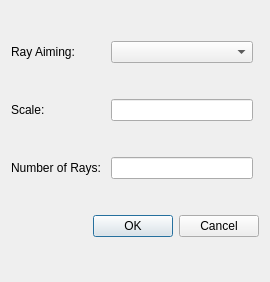
<?xml version="1.0" encoding="UTF-8"?>
<ui version="4.0">
 <class>FieldCurvatureSettingDialog</class>
 <widget class="QDialog" name="FieldCurvatureSettingDialog">
  <property name="geometry">
   <rect>
    <x>0</x>
    <y>0</y>
    <width>270</width>
    <height>282</height>
   </rect>
  </property>
  <property name="windowTitle">
   <string>Dialog</string>
  </property>
  <layout class="QGridLayout" name="gridLayout">
   <item row="1" column="0">
    <widget class="QLabel" name="label">
     <property name="text">
      <string>Scale: </string>
     </property>
    </widget>
   </item>
   <item row="3" column="0" colspan="3">
    <widget class="QDialogButtonBox" name="buttonBox">
     <property name="orientation">
      <enum>Qt::Horizontal</enum>
     </property>
     <property name="standardButtons">
      <set>QDialogButtonBox::Cancel|QDialogButtonBox::Ok</set>
     </property>
    </widget>
   </item>
   <item row="0" column="1">
    <widget class="QComboBox" name="rayAimingCombo"/>
   </item>
   <item row="1" column="1">
    <widget class="QLineEdit" name="scaleEdit"/>
   </item>
   <item row="0" column="0">
    <widget class="QLabel" name="label_2">
     <property name="text">
      <string>Ray Aiming:</string>
     </property>
    </widget>
   </item>
   <item row="2" column="1">
    <widget class="QLineEdit" name="numRaysEdit"/>
   </item>
   <item row="2" column="0">
    <widget class="QLabel" name="label_3">
     <property name="text">
      <string>Number of Rays: </string>
     </property>
    </widget>
   </item>
  </layout>
 </widget>
 <resources/>
 <connections>
  <connection>
   <sender>buttonBox</sender>
   <signal>accepted()</signal>
   <receiver>FieldCurvatureSettingDialog</receiver>
   <slot>accept()</slot>
   <hints>
    <hint type="sourcelabel">
     <x>248</x>
     <y>254</y>
    </hint>
    <hint type="destinationlabel">
     <x>157</x>
     <y>274</y>
    </hint>
   </hints>
  </connection>
  <connection>
   <sender>buttonBox</sender>
   <signal>rejected()</signal>
   <receiver>FieldCurvatureSettingDialog</receiver>
   <slot>reject()</slot>
   <hints>
    <hint type="sourcelabel">
     <x>316</x>
     <y>260</y>
    </hint>
    <hint type="destinationlabel">
     <x>286</x>
     <y>274</y>
    </hint>
   </hints>
  </connection>
 </connections>
</ui>
